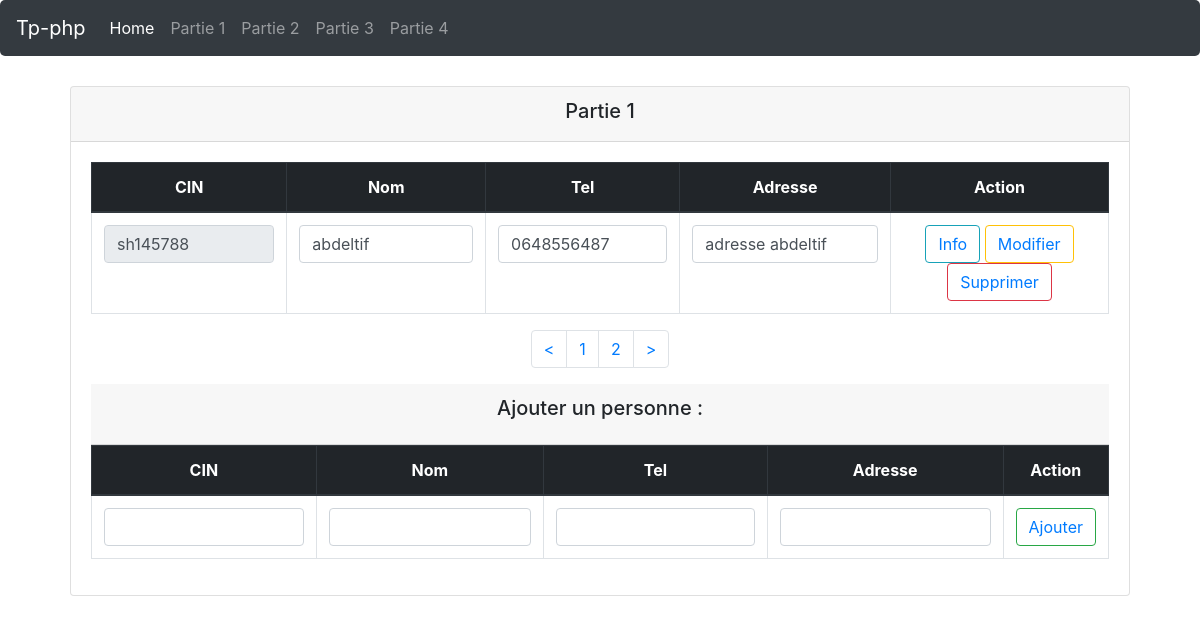
/gestion_personnes_sans_modal/partie1.php?page=2, run on the app's committed database.
### tables this page shows
CREATE TABLE `personnes` (
  `cin` varchar(50) NOT NULL,
  `nom` varchar(50) NOT NULL,
  `tel` varchar(50) DEFAULT NULL,
  `adresse` varchar(75) DEFAULT NULL
);

### gestion_personnes_sans_modal/Personne.php (called while the page is built, shortened)
<?php
	require_once('DBConfig.php');
	class Personne extends DBConfig
	{
		private $_cin;
		private $_nom;
		private $_tel;
		private $_adresse;
		private static $_listePersonnes;
	    public function setCin($cin) {
	    	$this->_cin = $cin;
	    }
	    public function setNom($nom) {
	    	$this->_nom = $nom;
	    }
	    public function setTel($tel) {
	    	$this->_tel = $tel;
    	}
    	public function setAdresse($adresse) {
	    	$this->_adresse = $adresse;
	    }
		public function getCin() {
	    	return $this->_cin;
	    }
	    public function getNom() {
	    	return $this->_nom;
	    }
	    public function getTel() {
	    	return $this->_tel;
    	}
    	public function getAdresse() {
	    	return $this->_adresse;
	    }
	    public static function getListe() {
	    	return self::$_listePersonnes;
	    }
	    public static function charger() {
	    	$i = 0;
	    	$bd = new DBConfig();
	    	self::$_listePersonnes = array();
	    	$datas = $bd->getData('personnes');
	    	foreach ($datas as $data) {
	    		$p = new Personne;
	    		$p->setCin($data["cin"]);
	    		$p->setNom($data["nom"]);
	    		$p->setTel($data["tel"]);
	    		$p->setAdresse($data["adresse"]);
	    		self::$_listePersonnes[$i++] = $p;
	    	}
	    }
	}
?>

### gestion_personnes_sans_modal/DBConfig.php (called while the page is built, shortened)
<?php
	class DBConfig {
		private static $_dbconnection;
		public function __construct(){
			self::$_dbconnection = new PDO('mysql:host=localhost;dbname=tp-crud;charset=utf8', 'root', '');
			self::$_dbconnection->setAttribute(PDO::ATTR_ERRMODE, PDO::ERRMODE_WARNING);
		}
		protected function getData($table) {
			try {
				$datas = array();
				$i = 0;
				$req = (self::$_dbconnection)->prepare('SELECT * FROM ' . $table);
				$req->execute();
				while($data = $req->fetch(PDO::FETCH_ASSOC)){
					$datas[$i++] = $data;
				}
				return $datas;
			} catch (Exception $e) {
				echo var_dump($e);
				return null;
			}
		}
	}
?>

### gestion_personnes_sans_modal/partie1.php (the view, shortened to what this page needs)
<?php
	require_once('Personne.php');
	Personne::charger();
	$personnes = Personne::getListe();
	$pageno = $_GET['page'];
	$no_of_records_per_page = 3;
	$total_rows = count($personnes);
	$total_pages = ceil($total_rows / $no_of_records_per_page);
	if ($pageno <= $total_pages && $pageno > 0) {
		$offset = $pageno * $no_of_records_per_page;
		$rows = array_slice($personnes, ($offset - $no_of_records_per_page), $no_of_records_per_page);
	}
?>
<!DOCTYPE html>
<html>
	<head>
		<link rel="stylesheet" href="assets/css/bootstrap4.min.css">
		<link rel="stylesheet" href="assets/css/font-awesome.css">
	</head>
	<body>
		<header>
			<nav class="navbar navbar-expand-sm navbar-dark bg-dark" style="border-radius: 5px;">
			  <a class="navbar-brand" href="../index.php">Tp-php</a>
			  <div class="collapse navbar-collapse" id="navbarNav">
			    <ul class="navbar-nav">
			      <li class="nav-item active">
			        <a class="nav-link" href="../index.php">Home <span class="sr-only">(current)</span></a>
			      </li>
			      <li class="nav-item">
			        <a class="nav-link" href="partie1.php?page=1">Partie 1</a>
			      </li>
			      <li class="nav-item">
			        <a class="nav-link" href="../gestion_personnes_avec_modal/partie2.php?page=1">Partie 2</a>
			      </li>
			      <li class="nav-item">
			        <a class="nav-link" href="../authentification_sans_base_de_données/partie3.php?page=1">Partie 3</a>
			      </li>
			      <li class="nav-item">
			        <a class="nav-link" href="../authentification_avec_base_de_données/partie4.php?page=1">Partie 4</a>
			      </li>
			    </ul>
			  </div>
			</nav>
		</header>
		<div class="card text-center" style="margin: 30px 70px;">
			<div class="card-header">
	    		<h5 class="card-title">Partie 1</h5>
	  		</div>
	  		<div class="card-body">
				<table class="table table-hover table-bordered" >
					<thead class="thead-dark">
						<tr>
							<th>CIN</th>
							<th>Nom</th>
							<th>Tel</th>
							<th>Adresse</th>
							<th>Action</th>
						</tr>
					</thead>
					<tbody>
						<?php foreach ($rows as $row) : ?>
							<form method="POST" action="Engine.php">
								<tr>
									<th scope="row">
										<input readonly="readonly" class="form-control" type="text" name="cin" value="<?= $row->getCin(); ?>">
									</th>
									<td>
										<input class="form-control" type="text" name="nom" value="<?= $row->getNom(); ?>">
									</td>
									<td>
										<input class="form-control" type="text" name="tel" value="<?= $row->getTel(); ?>">
									</td>
									<td>
										<input class="form-control" type="text" name="adresse" value="<?= $row->getAdresse(); ?>">
									</td>
									<td>
										<input class="btn btn-info btn-link" type="submit" name="read" value="Info">
										<input class="btn btn-warning btn-link" type="submit" name="modify" value="Modifier">
										<input class="btn btn-danger btn-link" type="submit" name="delete" value="Supprimer">
									</td>
								</tr>
							</form>
						<?php endforeach;?>
					</tbody>
				</table>
				<nav style="display: flex; justify-content: center;">
					<ul class="pagination">
						<li class="page-item">
							<?php if ($_GET['page'] <= 1): ?>
								<a class="page-link" href="partie1.php?page=1"><</a>
							<?php else : ?>
								<a class="page-link" href="partie1.php?page=<?= ($pageno - 1) ?>"><</a>
							<?php endif ?>
						</li>
						<?php foreach (range(1, $total_pages) as $value): ?>
							<li class="page-item"><a href="partie1.php?page=<?= $value ?>" class="page-link"><?= $value ?></a></li>
						<?php endforeach ?>
						<li class="page-item">
							<?php if ($_GET['page'] > ($total_pages - 1)): ?>
								<a class="page-link" href="partie1.php?page=<?= $total_pages ?>">></a>
							<?php else : ?>
								<a class="page-link" href="partie1.php?page=<?= ($pageno + 1) ?>">></a>
							<?php endif ?>
						</li>
					</ul>
				</nav>
				<table class="table table-hover table-bordered">
					<div class="card-header">
						<h5 class="card-title">Ajouter un personne :</h5>
					</div>
					<thead class="thead-dark">
						<tr>
							<th>CIN</th>
							<th>Nom</th>
							<th>Tel</th>
							<th>Adresse</th>
							<th>Action</th>
						</tr>
					</thead>
					<tbody>
						<form method="POST" action="Engine.php">
							<tr>
								<th scope="row">
									<input class="form-control" type="text" name="cin" value="">
								</th>
								<td>
									<input class="form-control" type="text" name="nom" value="">
								</td>
								<td>
									<input class="form-control" type="text" name="tel" value="">
								</td>
								<td>
									<input class="form-control" type="text" name="adresse" value="">
								</td>
								<td>
									<input class="btn btn-success btn-link" type="submit" name="create" value="Ajouter">
								</td>
							</tr>
						</form>
					</tbody>
				</table>
			</div>
		</div>
	</body>
</html>

### data on the page
personnes: cin "sh145788", nom "abdeltif", tel "0648556487", adresse "adresse abdeltif"

### other printed values
$value "1"
$value "2"
